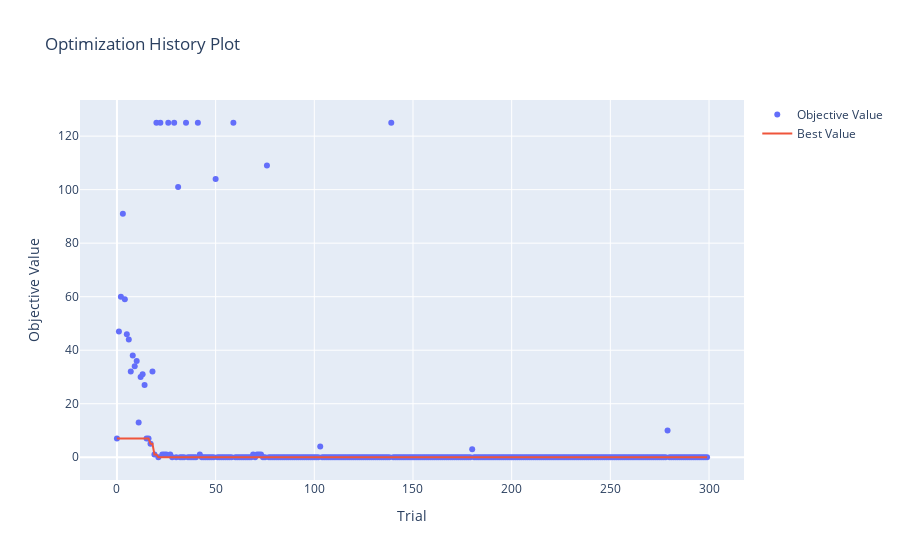

Here is the notebook cell this chart was saved with:
### Code cell
optuna.visualization.plot_optimization_history(study_int)

### Figure 1 — Plotly figure (JSON) as saved in the notebook; plotly's stock layout.template omitted (floating-point values rounded to 4 significant figures; data arrays with more than 128 entries replaced by an {"elided": "..."} marker saying what was removed)
{"data": [{"mode": "markers", "name": "Objective Value", "type": "scatter", "x": {"elided": "300 int values"}, "y": {"elided": "300 int values"}}, {"mode": "lines", "name": "Best Value", "type": "scatter", "x": {"elided": "300 int values"}, "y": {"elided": "300 int values"}}, {"marker": {"color": "#cccccc"}, "mode": "markers", "name": "Infeasible Trial", "showlegend": false, "type": "scatter", "x": [], "y": []}], "layout": {"title": {"text": "Optimization History Plot"}, "xaxis": {"title": {"text": "Trial"}}, "yaxis": {"title": {"text": "Objective Value"}}}}
